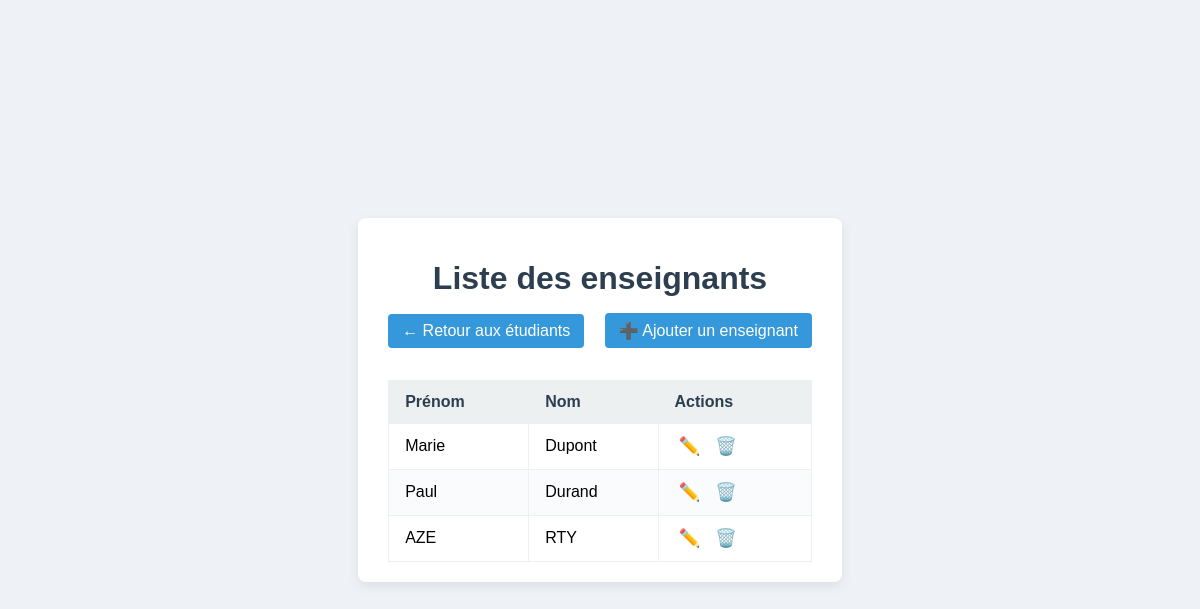
Page /enseignants/ on the committed database.
### notes/models.py (models this page shows, shortened)
class Enseignant(models.Model):
    nom    = models.CharField(max_length=100)
    prenom = models.CharField(max_length=100)

### notes/views.py (the view)
# urls.py: path('enseignants/', EnseignantList.as_view(), name='enseignant_list'),
class EnseignantList(ListView):
    model = Enseignant
    template_name = 'notes/enseignant_list.html'
    context_object_name = 'enseignants'

### notes/templates/notes/enseignant_list.html (shortened to what this page needs)
{% load static %}
<!DOCTYPE html>
<html lang="fr">
<head>
  <link rel="stylesheet" href="{% static 'css/style.css' %}">
</head>
<body>
  <div class="container">
    <h1>Liste des enseignants</h1>
    <a href="{% url 'etudiant_list' %}"      class="add-btn">← Retour aux étudiants</a>
    <a href="{% url 'enseignant_new' %}"     class="add-btn" style="margin-left:1rem;">➕ Ajouter un enseignant</a>
    <table class="table">
      <thead>
        <tr>
          <th>Prénom</th>
          <th>Nom</th>
          <th>Actions</th>
        </tr>
      </thead>
      <tbody>
        {% for e in enseignants %}
        <tr>
          <td>{{ e.prenom }}</td>
          <td>{{ e.nom }}</td>
          <td>
            <a href="{% url 'enseignant_edit' e.pk %}"   class="action-btn">✏️</a>
            <a href="{% url 'enseignant_delete' e.pk %}" class="action-btn">🗑️</a>
          </td>
        </tr>
        {% empty %}
        <tr>
          <td colspan="3" style="text-align:center;">Aucun enseignant enregistré.</td>
        </tr>
        {% endfor %}
      </tbody>
    </table>
  </div>
</body>
</html>

### static/css/style.css (style rules this page uses)
html, body { height: 100%; margin: 0; font-family: Arial, sans-serif; background: #eef2f7; display: flex; align-items: center; justify-content: center; }
.container { width: 90%; max-width: 1000px; background: #fff; padding: 20px 30px; box-shadow: 0 4px 12px rgba(0, 0, 0, 0.08); border-radius: 8px; }
h1 { text-align: center; margin-bottom: 1rem; color: #2c3e50; }
a.add-btn { display: inline-block; margin-bottom: 1rem; padding: 8px 14px; background: #3498db; color: #fff; text-decoration: none; border-radius: 4px; }
table { width: 100%; border-collapse: collapse; margin-top: 1rem; }
th, td { padding: 8px; border: 1px solid #ecf0f1; text-align: left; }
th { background: #ecf0f1; color: #2c3e50; }
tr:nth-child(even) { background: #f9fbfc; }
a.action-btn { margin-right: 6px; text-decoration: none; font-size: 1.1rem; }
.action-btn { margin: 0 0.25rem; font-size: 1.1rem; color: #2c3e50; }
.table { width: 100%; border-collapse: collapse; }
.table th, .table td { padding: 0.75rem 1rem; border: 1px solid #ecf0f1; }
.table thead { background-color: #ecf0f1; }
.add-btn { display: inline-block; padding: 0.5rem 1rem; background-color: #3498db; color: white; border-radius: 0.375rem; text-decoration: none; font-weight: 500; transition: background-color .2s; }
.action-btn { margin: 0 0.25rem; font-size: 1.1rem; }

### rows in the picture
Enseignant: prenom "Marie", nom "Dupont"
Enseignant: prenom "Paul", nom "Durand"
Enseignant: prenom "AZE", nom "RTY"
